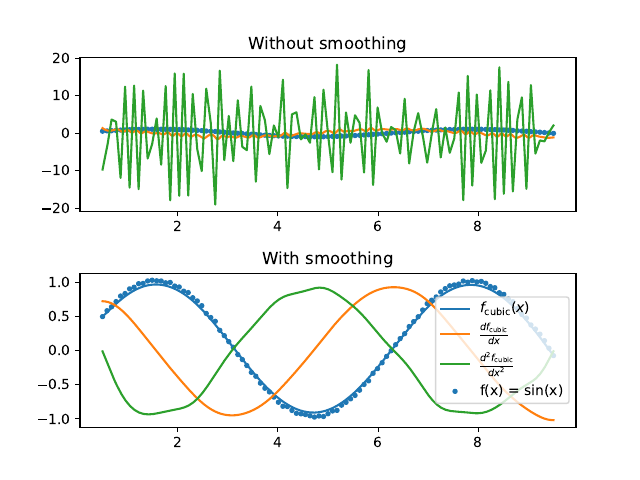

Recreate this plot in Python.
import pandas as pd
import matplotlib.pyplot as plt


df = pd.read_csv("interp.csv")
dg = pd.read_csv("exact.csv")
dh = pd.read_csv("smooth.csv")

fig, axs = plt.subplots(2, 1)

ax = axs[0]

ax.plot(
    df['x  '],
    df['y  '],
    label=r"$f_{\mathrm{cubic}}(x)$"
)

ax.plot(
    df['x  '],
    df['dy '],
    label=r"$\frac{df_{\mathrm{cubic}}}{dx}$"
)

ax.plot(
    df['x  '],
    df['d2y'],
    label=r"$\frac{d^2f_{\mathrm{cubic}}}{dx^2}$"
)

ax.scatter(
    dg['x0'],
    dg['y0'],
    s=8,
    label="f(x) = sin(x)"
)

ax.set_title("Without smoothing")

ax = axs[1]

ax.plot(
    dh['x  '],
    dh['y  '],
    label=r"$f_{\mathrm{cubic}}(x)$"
)

ax.plot(
    dh['x  '],
    dh['dy '],
    label=r"$\frac{df_{\mathrm{cubic}}}{dx}$"
)

ax.plot(
    dh['x  '],
    dh['d2y'],
    label=r"$\frac{d^2f_{\mathrm{cubic}}}{dx^2}$"
)

ax.scatter(
    dg['x0'],
    dg['y0'],
    s=8,
    label="f(x) = sin(x)"
)

ax.set_title("With smoothing")

plt.legend()

plt.subplots_adjust(hspace=0.4)

plt.savefig("smoothing.pdf")
